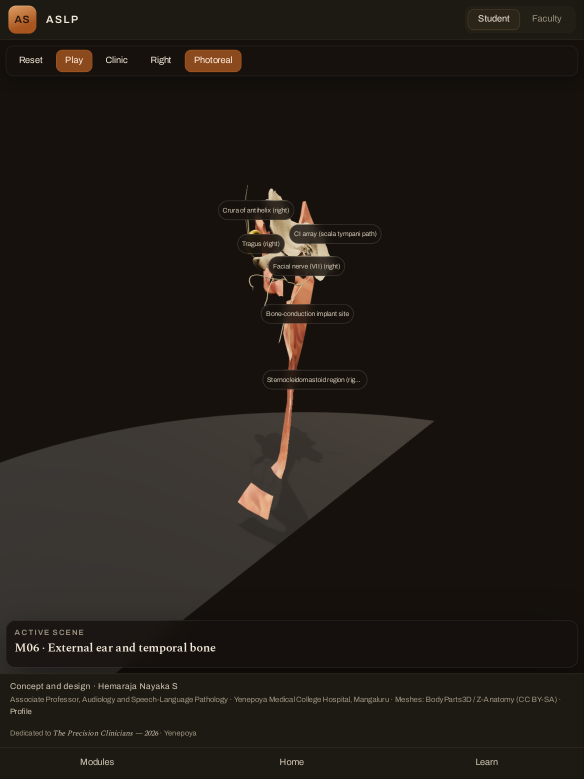
#> input picture guides/shots/tablet-studio.png, 1168 x 1557 px, found by its file name (shown at 1/2 size)
$ python -i build_guides.py   (imports and definitions only)
#> lines starting #> are read from the running program, lines starting #| are printed output that depends on the picture
#!/usr/bin/env python3
"""Build Student and Faculty familiarity booklets from live studio screenshots."""
from __future__ import annotations

from pathlib import Path

from fpdf import FPDF
from PIL import Image, ImageEnhance, ImageFilter, ImageDraw

ROOT = Path(__file__).resolve().parent
SHOTS = ROOT / "shots"
FONTS = ROOT / "fonts"
CACHE = ROOT / "_img"
# [1 line not run here, left out]

URL = "https://aslp-anatomy-studio.vercel.app"
INK = (29, 26, 19)
COPPER = (168, 85, 31)
AMBER = (176, 122, 72)
CREAM = (247, 243, 234)
PAPER = (252, 249, 242)
MUTED = (92, 84, 72)
LINE = (214, 205, 188)
SOFT = (236, 229, 216)
WHITE = (255, 255, 255)


# [9 lines left out: function jpeg, not called in this run]


def cover_art(name: str, size=(1240, 1754)) -> Path:
#> called with name = 'shots/tablet-studio.png', size = (1240, 1754)
    dst = CACHE / f"cover-{Path(name).stem}.jpg"
    src = Image.open(SHOTS / name).convert("RGB")
#> src is the input picture: PIL image 1168x1557 RGB; mean R, G, B 32.4, 26.9, 21.6
    tw, th = size
    scale = max(tw / src.width, th / src.height)
#> scale = 1.13
    src = src.resize((int(src.width * scale), int(src.height * scale)), Image.Resampling.LANCZOS)
#> src: PIL image 1315x1754 RGB
    left = (src.width - tw) // 2
#> left = 37
    top = max(0, (src.height - th) // 6)
#> top = 0
    crop = src.crop((left, top, left + tw, min(top + th, src.height)))
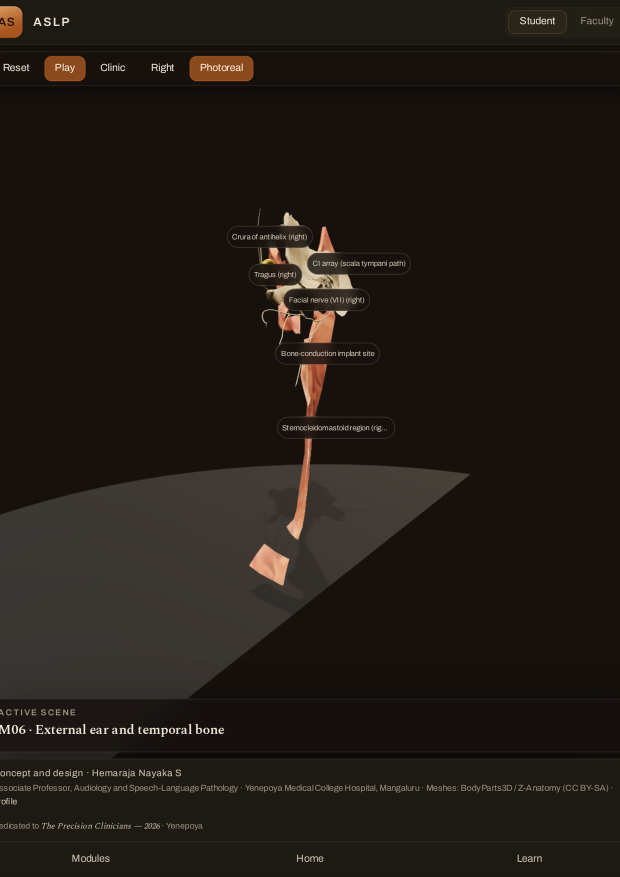
#> crop: PIL image 1240x1754 RGB (shown at 1/2 size); mean R, G, B 32.6, 27.1, 21.8
    if crop.height < th:
        pad = Image.new("RGB", size, INK)
        pad.paste(crop, (0, 0))
        crop = pad
    crop = ImageEnhance.Brightness(crop).enhance(0.42)
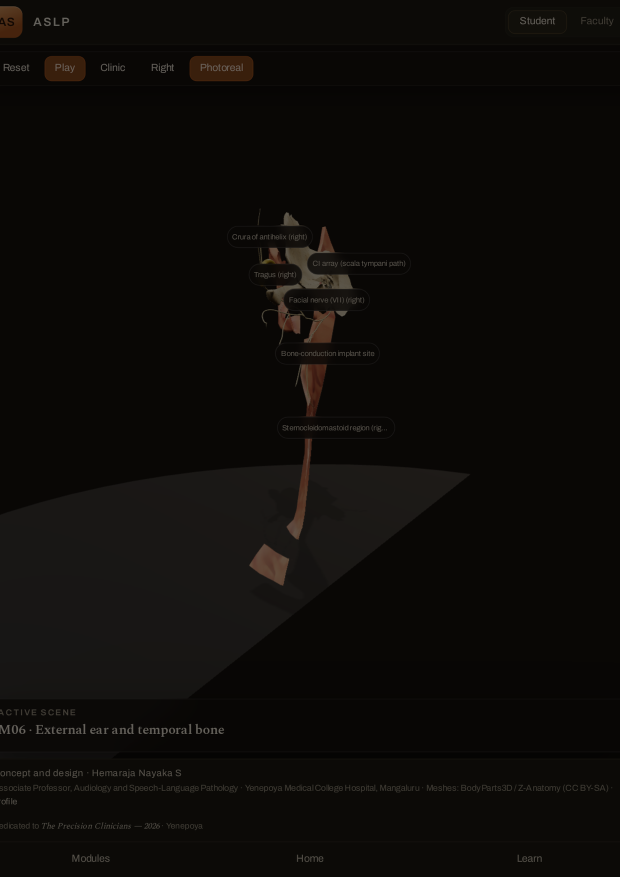
#> crop: PIL image 1240x1754 RGB (shown at 1/2 size); mean R, G, B 13.4, 11, 8.6
    crop = ImageEnhance.Color(crop).enhance(0.85)
    overlay = Image.new("RGB", size, INK)
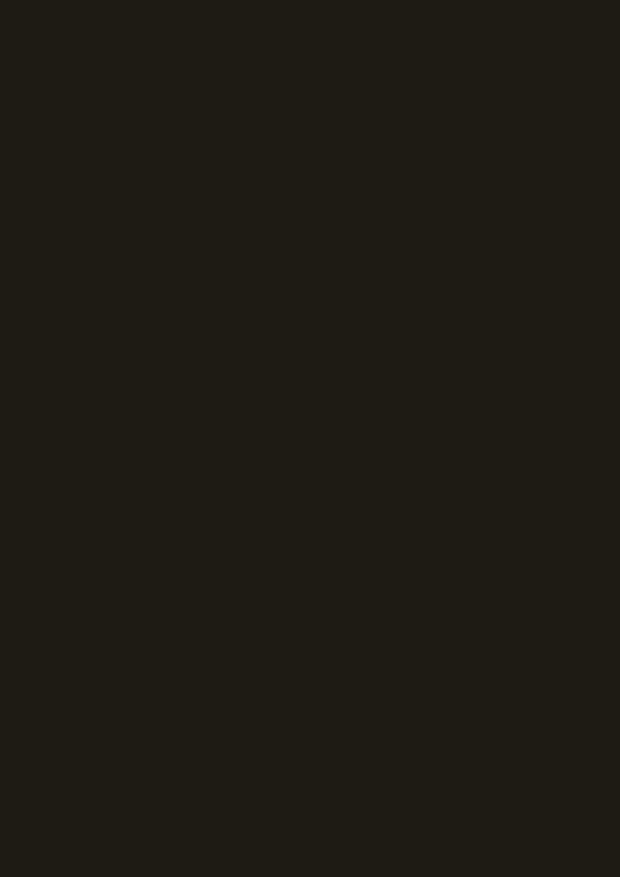
#> overlay: PIL image 1240x1754 RGB (shown at 1/2 size); mean R, G, B 29, 26, 19
    crop = Image.blend(crop, overlay, 0.28)
    crop.save(dst, "JPEG", quality=86, optimize=True)
    return dst


class Guide(FPDF):
    # [628 lines left out: functions __init__, header, footer, kicker, h1, h2 and 10 more, not called in this run]


# [5 lines not run here, left out]

>>> result = cover_art('shots/tablet-studio.png')
